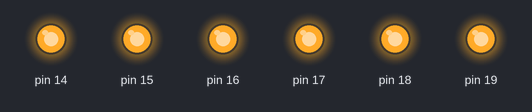
Recording of a sketch running on a simulated Arduino Uno, built with avr-gcc and run on an emulated ATmega328P. On the bench: output pins drawn as LEDs (lit = HIGH).

Above: at 0.1 s.
Timing chart, 0 to 1.6 s (numbered marks = the images above):
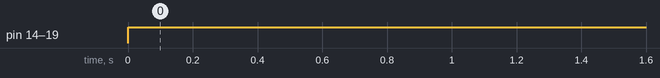

Measured:
- by itself, pin 14–19: LOW → HIGH at 0.00 s

The sketch:

u2_apa_ej41.ino
```cpp
void setup()
{
  DDRC = 0xFF;
}

void loop()
{
  PORTC = 0x3F;//0x1F;//0xFF;//////
}
```
